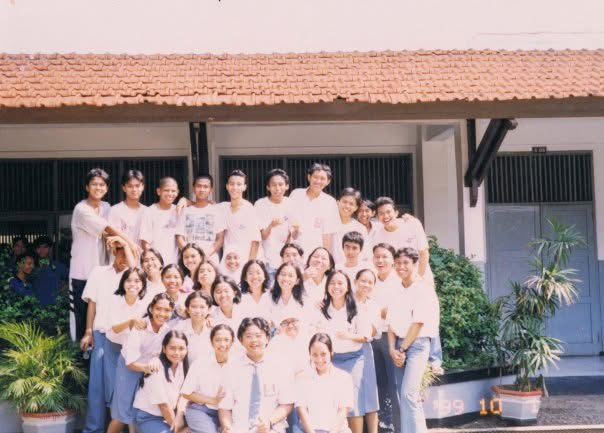
#> input picture test_batch_input/IPA1-1.JPG, 604 x 433 px
$ python -i ai_models.py   (imports and definitions only)
#> lines starting #> are read from the running program, lines starting #| are printed output that depends on the picture; after the words box and inside, x2 and y2 are one past the last pixel; in counts of white or black regions, pixels touching at a corner belong together
#> further down, picture is the input picture: shape (433, 604, 3); mean B, G, R 142.3, 144.1, 161.9
"""Mock AI model classes for testing without actual model downloads."""

import numpy as np
import cv2
from typing import Optional, Union
from unittest.mock import MagicMock


class MockRealESRGANer:
    """Mock Real-ESRGAN model for testing."""

    # [56 lines left out: functions __init__, enhance, not called in this run]

    def get_call_count(self) -> int:
        """Get number of times enhance was called."""
        return len(self.enhance_calls)

    def get_last_call_info(self) -> Optional[dict]:
        """Get information about last enhance call."""
        return self.enhance_calls[-1] if self.enhance_calls else None

    # [4 lines left out: function reset_call_history, not called in this run]


class MockGFPGANer:
    """Mock GFPGAN model for testing face restoration."""

    def __init__(self, model_path: str = "", upscale: int = 1, arch: str = "clean",
                 channel_multiplier: int = 2, bg_upsampler=None, device: str = "cpu"):
        """Initialize mock GFPGAN model."""
        self.model_path = model_path
        self.upscale = upscale
        self.arch = arch
        self.channel_multiplier = channel_multiplier
        self.bg_upsampler = bg_upsampler
        self.device = device

        # Track calls for testing
        self.enhance_calls = []
        self.face_detection_calls = []

        # Simulate face detection threshold
        self.face_threshold = 0.5

        self._loaded = True

        # Add gfpgan attribute to simulate the actual GFPGAN model structure
        # This is needed for the JIT compilation tests in model_manager.py
        self.gfpgan = MagicMock()
        self.gfpgan.eval = MagicMock()
        self.gfpgan.parameters = MagicMock(return_value=[])  # Empty parameters for CPU optimization tests

    def enhance(self, img: np.ndarray, has_aligned: bool = False,
                only_center_face: bool = False, paste_back: bool = True,
                weight: float = 0.5) -> tuple:
        """
        Mock enhance method that simulates face restoration.

        Args:
            img: Input image array (BGR format)
            has_aligned: Whether faces are pre-aligned
            only_center_face: Only process center face
            paste_back: Paste enhanced faces back to original image
            weight: Blending weight

        Returns:
            Tuple of (cropped_faces, restored_faces, restored_img)
        """
        self.enhance_calls.append({
            'input_shape': img.shape,
            'has_aligned': has_aligned,
            'only_center_face': only_center_face,
            'paste_back': paste_back,
            'weight': weight
        })

        # Simulate face detection
        faces = self._detect_faces(img)

        if not faces:
            # No faces detected, return original image
            return [], [], img.copy()

        # Simulate face restoration
        cropped_faces = []
        restored_faces = []

        enhanced_img = img.copy()

        for face_bbox in faces:
            x1, y1, x2, y2 = face_bbox

            # Extract face region
            face_region = img[y1:y2, x1:x2].copy()
            cropped_faces.append(face_region)

            # Simulate face enhancement
            enhanced_face = self._enhance_face(face_region)
            restored_faces.append(enhanced_face)

            if paste_back:
                # Resize enhanced face to original size and paste back
                face_resized = cv2.resize(enhanced_face, (x2-x1, y2-y1))

                # Blend with original
                alpha = weight
                blended = cv2.addWeighted(face_resized, alpha, face_region, 1-alpha, 0)
                enhanced_img[y1:y2, x1:x2] = blended

        return cropped_faces, restored_faces, enhanced_img

    def _detect_faces(self, img: np.ndarray) -> list:
        """
        Mock face detection.

        Returns:
            List of face bounding boxes [x1, y1, x2, y2]
        """
        height, width = img.shape[:2]
#> height = 433; width = 604

        self.face_detection_calls.append({
            'image_shape': img.shape,
            'threshold': self.face_threshold
        })

        # Simulate finding faces in common locations
        faces = []

        # Center face (most common case)
        center_x, center_y = width // 2, height // 2
#> center_x = 302; center_y = 216
        face_size = min(width, height) // 3
#> face_size = 144

        if face_size > 64:  # Minimum face size
            x1 = max(0, center_x - face_size // 2)
#> x1 = 230
            y1 = max(0, center_y - face_size // 2)
#> y1 = 144
            x2 = min(width, center_x + face_size // 2)
#> x2 = 374
            y2 = min(height, center_y + face_size // 2)
#> y2 = 288
            faces.append([x1, y1, x2, y2])

        # Simulate additional faces based on image size
        if width > 800 and height > 600:
            # Left face
            left_x = width // 4
            if left_x > face_size:
                x1 = max(0, left_x - face_size // 3)
                y1 = max(0, center_y - face_size // 3)
                x2 = min(width, left_x + face_size // 3)
                y2 = min(height, center_y + face_size // 3)
                faces.append([x1, y1, x2, y2])

        return faces

    def _enhance_face(self, face: np.ndarray) -> np.ndarray:
        """
        Mock face enhancement processing.

        Args:
            face: Face region image

        Returns:
            Enhanced face image
        """
        # Simulate face enhancement effects
        enhanced = face.copy()

        # Skin smoothing simulation
        enhanced = cv2.bilateralFilter(enhanced, 15, 80, 80)

        # Slight sharpening for details
        kernel = np.array([[-1,-1,-1], [-1,9,-1], [-1,-1,-1]])
        enhanced = cv2.filter2D(enhanced, -1, kernel * 0.1)
        enhanced = cv2.addWeighted(face, 0.7, enhanced, 0.3, 0)

        # Color enhancement
        enhanced = cv2.convertScaleAbs(enhanced, alpha=1.05, beta=3)

        # Simulate detail enhancement
        gray = cv2.cvtColor(enhanced, cv2.COLOR_BGR2GRAY)
        edges = cv2.Canny(gray, 50, 150)
        edges_colored = cv2.cvtColor(edges, cv2.COLOR_GRAY2BGR)
        enhanced = cv2.addWeighted(enhanced, 0.95, edges_colored, 0.05, 0)

        return enhanced

    def get_call_count(self) -> int:
        """Get number of times enhance was called."""
        return len(self.enhance_calls)

    def get_face_detection_count(self) -> int:
        """Get number of face detection calls."""
        return len(self.face_detection_calls)

    def set_face_threshold(self, threshold: float) -> None:
        """Set face detection threshold for testing."""
        self.face_threshold = threshold

    # [4 lines left out: function reset_call_history, not called in this run]


class MockBasicSRModel:
    """Mock BasicSR model for testing."""

    # [14 lines left out: functions __init__, enhance, not called in this run]


class MockModelFactory:
    """Factory for creating mock models."""

    # [93 lines left out: functions create_esrgan_model, create_gfpgan_model, create_failing_model, create_slow_model, create_memory_intensive_model, patch_realesrgan_import and 2 more, not called in this run]

>>> import cv2
>>> picture = cv2.imread('../../test_batch_input/IPA1-1.JPG')
>>> result = MockGFPGANer().enhance(picture)
#> in enhance, `faces = self._detect_faces(img)`: faces = [[230, 144, 374, 288]]
#> the loop in enhance, `for face_bbox in faces:` made 1 pass
#> (x1, y1, x2, y2, kernel in _enhance_face, alpha) on pass 1: (230, 144, 374, 288, [[-1, -1, -1], [-1, 9, -1], [-1, -1, -1]], 0.5)
#> pass 1, in enhance, `face_region = img[y1:y2, x1:x2].copy()`:
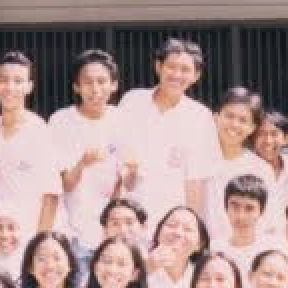
#> face_region: shape (144, 144, 3) (shown 2 times larger); mean B, G, R 144.3, 146, 170
#> pass 1, in _enhance_face, `enhanced = cv2.bilateralFilter(enhanced, 15, 80, 80)`:
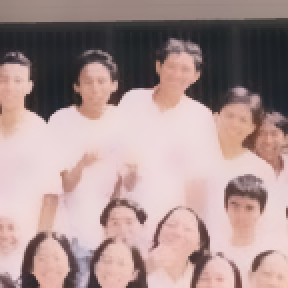
#> enhanced: shape (144, 144, 3) (shown 2 times larger); mean B, G, R 144.7, 146.4, 170.3
#> pass 1, in _enhance_face, `enhanced = cv2.filter2D(enhanced, -1, kernel * 0.1)`:
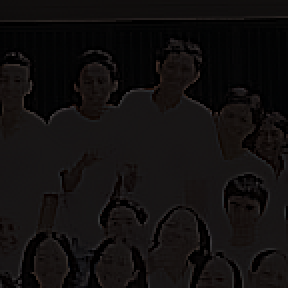
#> enhanced: shape (144, 144, 3) (shown 2 times larger); mean B, G, R 15, 15.2, 17.6
#> pass 1, in _enhance_face, `enhanced = cv2.addWeighted(face, 0.7, enhanced, 0.3, 0)`:
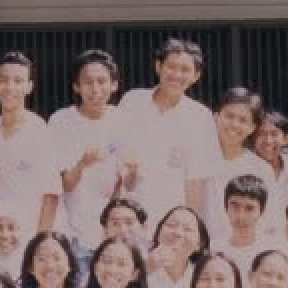
#> enhanced: shape (144, 144, 3) (shown 2 times larger); mean B, G, R 105.5, 106.8, 124.3
#> after the loop in enhance, `for face_bbox in faces:`: enhanced_img: shape (433, 604, 3); 7.93% of pixels changed, all inside (x1, y1, x2, y2) = (230, 144, 374, 288)
#> after the loop in enhance, `for face_bbox in faces:`: cropped_faces = 1 item

$ run again, on test_batch_input/IPA1-2.JPG
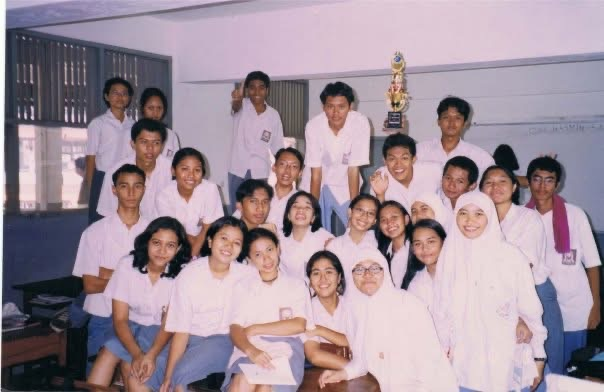
#> input picture test_batch_input/IPA1-2.JPG, 604 x 392 px
#> picture is the input picture: shape (392, 604, 3); mean B, G, R 154, 143.8, 161.6
#> faces = [[237, 131, 367, 261]]
#> the loop in enhance, `for face_bbox in faces:` made 1 pass
#> (x1, y1, x2, y2, kernel in _enhance_face, alpha) on pass 1: (237, 131, 367, 261, [[-1, -1, -1], [-1, 9, -1], [-1, -1, -1]], 0.5)
#> pass 1, in _enhance_face, `enhanced = cv2.bilateralFilter(enhanced, 15, 80, 80)`:
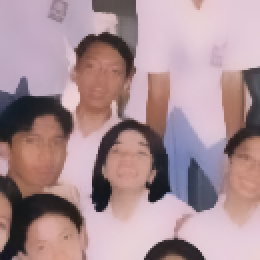
#> enhanced: shape (130, 130, 3) (shown 2 times larger); mean B, G, R 147.9, 142.4, 169.1
#> pass 1, in _enhance_face, `enhanced = cv2.addWeighted(face, 0.7, enhanced, 0.3, 0)`:
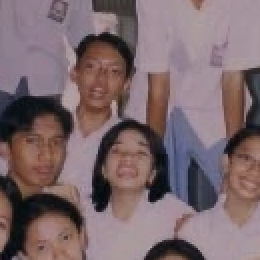
#> enhanced: shape (130, 130, 3) (shown 2 times larger); mean B, G, R 108, 104, 123.4
#> after the loop in enhance, `for face_bbox in faces:`: cropped_faces = 1 item
